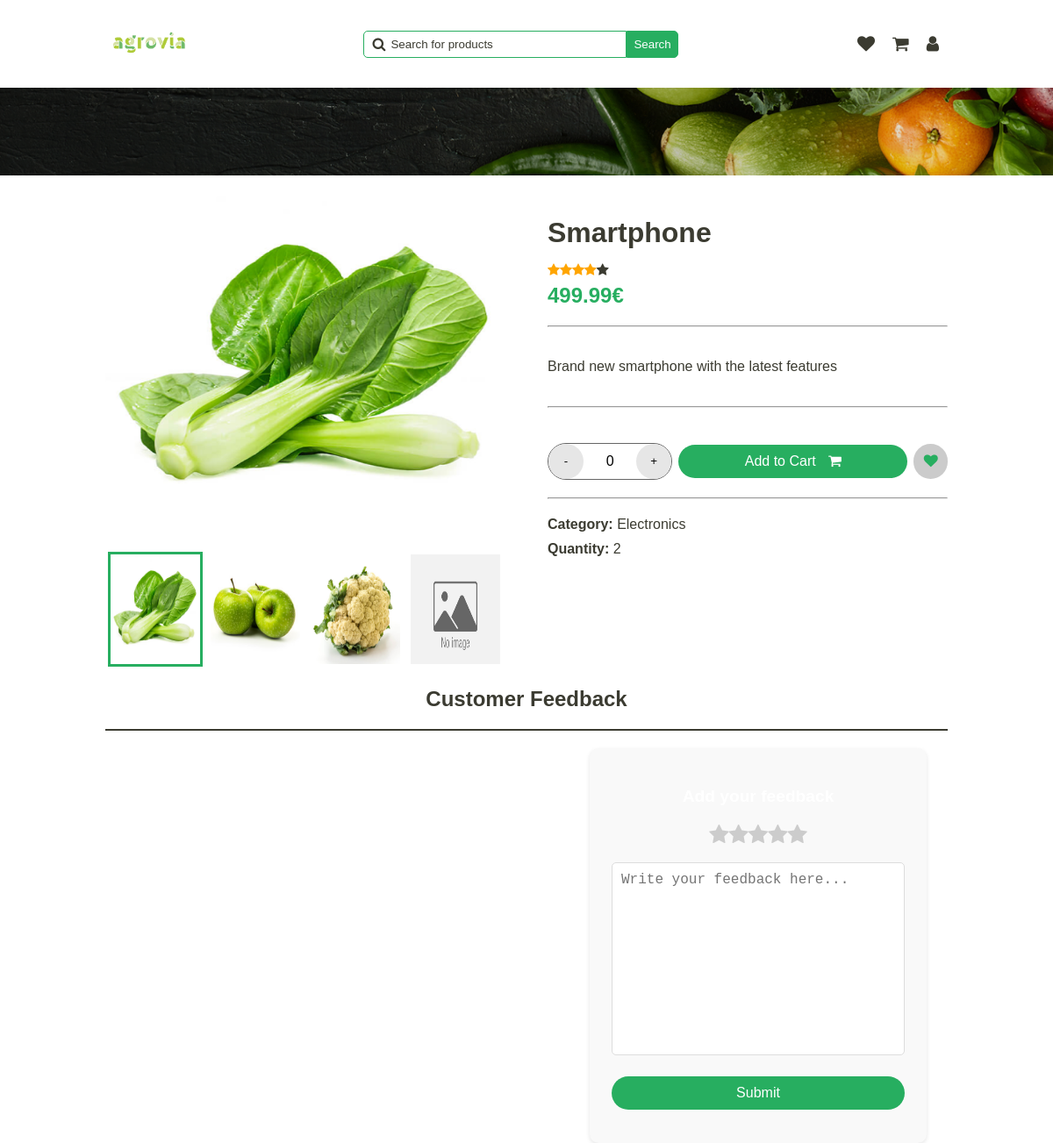
/pages/announce-view.php?id=1 (signed in), run on an earlier commit of the app's database.
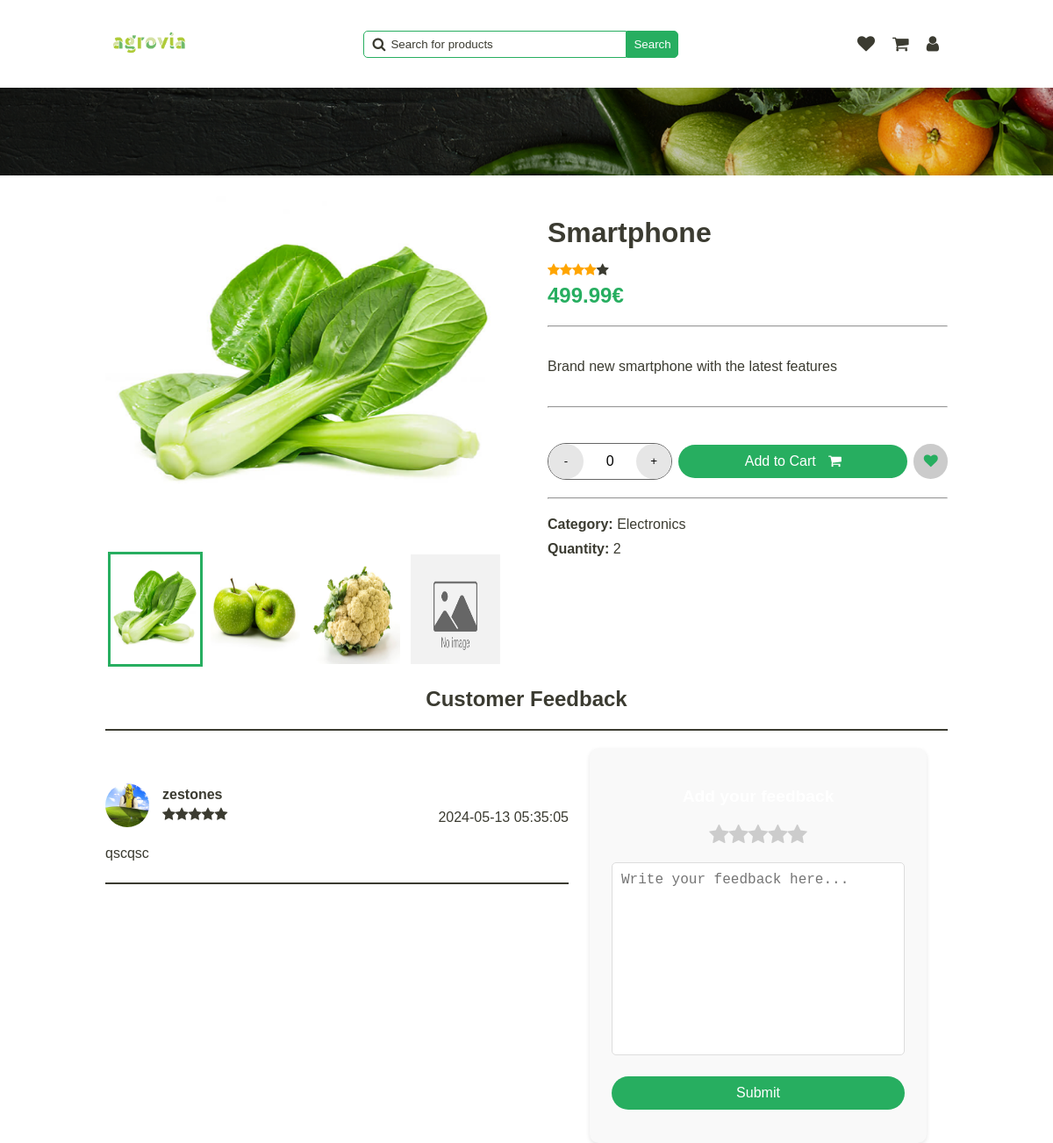
And on a later commit of the database.
### tables this page shows
CREATE TABLE Announce (
  id INTEGER PRIMARY KEY,
  id_category INTEGER,
  image TEXT,
  title TEXT,
  description TEXT,
  price FLOAT,
  quantity INTEGER,
  rating INTEGER,
  out_of_stock BOOLEAN,
  FOREIGN KEY (id_category) REFERENCES Category(id)
);

CREATE TABLE Category (
  id INTEGER PRIMARY KEY,
  name TEXT
);

CREATE TABLE AnnounceComment (
  id INTEGER PRIMARY KEY,
  announce_id INTEGER,
  user_id INTEGER,
  comment TEXT,
  rating INTEGER,
  date TIMESTAMP DEFAULT CURRENT_TIMESTAMP,
  FOREIGN KEY (announce_id) REFERENCES Announce(id) ON DELETE CASCADE,
  FOREIGN KEY (user_id) REFERENCES User(id)
);

CREATE TABLE User (
  id INTEGER PRIMARY KEY,
  firstname TEXT,
  lastname TEXT,
  email TEXT,
  username TEXT,
  icon TEXT,
  phone_number TEXT,
  password TEXT,
  is_admin INTEGER
);

### php/user.php (called while the page is built, shortened)
<?php
require '../php/pdo.php';
function get_user_by_id($id_user)
{
    global $pdo;
    try {
        $query = "SELECT * FROM User WHERE id = :id_user";
        $stmt = $pdo->prepare($query);
        $stmt->bindParam(':id_user', $id_user);
        $stmt->execute();
        $user = $stmt->fetch(PDO::FETCH_ASSOC);
        return $user;
    } catch (PDOException $e) {
        echo $e->getMessage();
    }
}

### pages/announce-view.php (the view, shortened to what this page needs)
<!DOCTYPE html>
<html lang="en">
<head>
    <link rel="stylesheet" href="../../styles/announce.css" onload="load_theme()">
    <link rel="stylesheet" href="../../styles/main-header.css">
    <link rel="stylesheet" href="../styles/confirm-modal.css">
    <link rel="stylesheet" href="../styles/alert.css">
    <link rel="stylesheet" href="https://cdnjs.cloudflare.com/ajax/libs/font-awesome/4.7.0/css/font-awesome.min.css">
</head>
<body>
    <header>
        <a href="../pages/home.php"><img src="../../assets/logo/agrovia-green.png" alt="logo"></a>
        <div class="search-bar">
            <span>
                <i class="fa fa-search"></i>
                <input type="text" name="search" id="search" placeholder="Search for products"
                    onkeydown="if(event.keyCode === 13) search()">
            </span>
            <button onclick="search()">Search</button>
        </div>
        <div class="user">
            <a href="../../pages/user/wishlist.html">
                <i class="fa fa-heart"></i>
            </a>
            <a href="../../pages/user/cart.html">
                <i class="fa fa-shopping-cart"></i>
            </a>
            <a href="../pages/dashboard.php">
                <i class="fa fa-user"></i>
            </a>
        </div>
    </header>
    <div class="separator-background"></div>
    <div class="main-container">
        <?php
        require "../php/announce.php";
        $announce = get_announce_by_id($_GET['id']);
        $category = get_announce_category($_GET['id']);
        $is_in_wishlist = is_announce_in_wish_list($_GET['id']);
        $is_in_cart = is_announce_in_cart($_GET['id']);
        ?>
        <section class="gallery">
            <?php
            display_gallery($_GET['id']);
            ?>
        </section>
        <section class="quick-view" id="my-announce-quick-view">
            <div class="main-infos">
                <h1 class="title"><?php echo $announce['title'] ?></h1>
                <div class="rating"><?php echo generate_star($announce['rating']) ?></div>
                <div class="price"><?php echo $announce['price'] ?>€</div>
            </div>
            <hr>
            <div class="description">
                <p><?php echo $announce['description'] ?></p>
            </div>
            <hr>
            <div class="actions">
                <div class="manage-quantity">
                    <button class="increment" onclick="decrement_quantity()">-</button>
                    <span id="count">0</span>
                    <button class="decrement"
                        onclick="increment_quantity(<?php echo $announce['quantity'] ?>)">+</button>
                </div>
                <button class="cart" id="button-cart-id" style="<?php if ($is_in_cart)
                    echo "background-color: rgba(45, 45, 45, 0.20); border: 2px solid var(--light-stroke); " ?>"
                        onclick="add_cart_item_by_id(<?php echo $_GET['id'] ?>)">
                    Add to Cart
                    <i class="fa fa-shopping-cart"></i>
                </button>
                <button class="wish" onclick="add_wishlist_item(<?php echo $_GET['id'] ?>)">
                    <i class="fa fa-heart" id="<?php echo $_GET['id'] ?>-wish-icon" style="<?php if ($is_in_wishlist)
                           echo "color: var(--secondary);" ?>">
                        </i>
                    </button>
                </div>
                <hr>
                <div class="category">
                    <span>
                        <strong>Category:</strong>
                    <?php echo "<span>" . $category['name'] . "</span>" ?>
                </span>
                <span>
                    <strong>Quantity:</strong>
                    <?php echo "<span class='quantity'>" . $announce['quantity'] . "</span>" ?>
                </span>
            </div>
        </section>
    </div>
    <h2 class="title-feedback">Customer Feedback</h2>
    <hr class="feedback-separator">
    <div class="customer-feedback">
        <section class="feedback-section">
            <?php
            require "../php/feedback.php";
            $feedback = get_feedback_by_announce_id($_GET['id']);
            display_feedback($feedback);
            ?>
        </section>
        <section class="add-feedback">
            <h3>Add your feedback</h3>
            <div class="rating-stars">
                <i class='fa fa-star'></i>
                <i class='fa fa-star'></i>
                <i class='fa fa-star'></i>
                <i class='fa fa-star'></i>
                <i class='fa fa-star'></i>
            </div>
            <textarea name="feedback" id="feedback" cols="30" rows="10"
                placeholder="Write your feedback here..."></textarea>
            <button onclick="submit_feedback()">Submit</button>
        </section>
    </div>
</body>
</html>

### php/announce.php (shortened to what this page needs)
<?php
require '../php/pdo.php';
function generate_star($rating)
{
    $stars = "";
    for ($i = 0; $i < 5; $i++) {
        if ($i < $rating) {
            $stars .= "<i class='fa fa-star checked'></i>";
        } else {
            $stars .= "<i class='fa fa-star'></i>";
        }
    }
    return $stars;
}
function get_announce_by_id($id)
{
    global $pdo;
    $query = "SELECT * FROM Announce WHERE id = :id";
    $stmt = $pdo->prepare($query);
    $stmt->bindParam(':id', $id);
    $stmt->execute();
    $announce = $stmt->fetch(PDO::FETCH_ASSOC);
    return $announce;
}
function get_announce_category($id_announce)
{
    global $pdo;
    $query = 'SELECT * FROM Category WHERE id IN (SELECT id_category FROM Announce WHERE id = :id_announce)';
    $stmt = $pdo->prepare($query);
    $stmt->bindParam(':id_announce', $id_announce);
    $stmt->execute();
    $category = $stmt->fetch(PDO::FETCH_ASSOC);
    return $category;
}
function get_announce_images_by_id($id)
{
    global $pdo;
    $stmt = $pdo->prepare("SELECT image FROM AnnounceImage WHERE announce_id = ?");
    $stmt->bindParam(1, $id);
    $stmt->execute();
    $result = $stmt->fetchAll(PDO::FETCH_ASSOC);
    $images = array_column($result, 'image');
    return $images;
}
function is_announce_in_wish_list($annouce_id)
{
    global $pdo;
    $query = "SELECT * FROM UserSaved
              WHERE user_id = :user_id
              AND announce_id = :announce_id
              AND is_in_favourite = 1
             ";
    $stmt = $pdo->prepare($query);
    $stmt->bindParam(':user_id', $_SESSION['user_id']);
    $stmt->bindParam(':announce_id', $annouce_id);
    $stmt->execute();
    $result = $stmt->fetch(PDO::FETCH_ASSOC);
    return $result !== false;
}
function display_gallery($announce_id)
{
    $images = get_announce_images_by_id($announce_id);
    for ($i = 0; $i < 4; $i++) {
        $image_path = $images[$i];
        echo '<div class="gallery-item">';
        if ($image_path == '') {
            $image_path = "../public/no-image-available.jpg";
        }
        echo '<img class="gallery-img" src="' . $image_path . '" alt="" />';
        echo '<label for="img-' . ($i + 1) . '" class="gallery-thumb"><img src="' . $image_path . '" alt="" /></label>';
        echo '</div>';
    }
}
?>

### php/feedback.php (shortened to what this page needs)
<?php
require "../php/pdo.php";
require "../php/user.php";
function get_feedback_by_announce_id($id_announce)
{
    global $pdo;
    $query = "SELECT * FROM AnnounceComment WHERE announce_id = :id_announce";
    $stmt = $pdo->prepare($query);
    $stmt->bindParam(':id_announce', $id_announce);
    $stmt->execute();
    $feedback = $stmt->fetchAll(PDO::FETCH_ASSOC);
    return $feedback;
}
function display_feedback($feedback)
{
    usort($feedback, function ($a, $b) {
        return strtotime($b['date']) - strtotime($a['date']);
    });
    foreach ($feedback as $comment) {
        $user = get_user_by_id($comment['user_id']);
        echo '<div class="feedback-item" id="feedback-' . $comment['id'] . '">';
        echo '<div class="user-infos">';
        echo '<img src="' . $user['icon'] . '" alt="' . $user['username'] . '">';
        echo '<div class="user-details">';
        echo '<div class="name">' . $user['username'] . '</div>';
        echo '<div class="rating">' . generate_star($comment['rating']) . '</div>';
        echo '</div>';
        echo '</div>';
        echo '<div class="message">';
        echo '<p>' . $comment['comment'] . '</p>';
        echo '</div>';
        echo '<div class="date">';
        echo '<span>' . $comment['date'] . '</span>';
        echo '</div>';
        echo '<hr>';
        echo '</div>';
    }
}

### styles/main-header.css (style rules this page uses)
header { display: flex; justify-content: space-between; align-items: center; }
header a img { width: 100px; }
header .search-bar { display: flex; align-items: center; }
header .search-bar span { display: flex; align-items: center; position: relative; }
header .search-bar span i { position: absolute; left: 10px; color: var(--text); }
header .search-bar span input { padding: 7px; border: 1px solid var(--secondary); border-radius: 5px 0 0 5px; padding-left: 30px; min-width: 300px; }
header .search-bar span input::placeholder { color: var(--text); position: absolute; left: 30px; }
header .search-bar button { padding: 7px; border-radius: 0 5px 5px 0; background-color: var(--secondary); color: var(--white); border: 1px solid var(--secondary); cursor: pointer; }
header .user { display: flex; align-items: center; }
header .user a { text-decoration: none; padding: 10px; }
header .user a i { font-size: 20px; color: var(--text); }
.separator-background { background-image: url("../../assets/backgrounds/separator-background.png"); background-size: cover; background-position: center; background-repeat: no-repeat; width: 100%; height: 100px; position: absolute; left: 0; }

### styles/global.css (style rules this page uses)
.light-theme { --primary: rgba(255, 255, 255, 1); --secondary: rgba(39, 174, 96, 1); --tertiary: rgba(146, 227, 169, 1); --text: rgba(59, 59, 49, 1); --hover-color: rgba(200, 200, 200, 1); --white: rgba(255, 255, 255, 1); --dark: rgba(29, 29, 29, 1); --gray: rgba(102, 102, 102, 1); --error: rgba(255, 0, 0, 1); --light-hover-green: rgba(237, 242, 238, 1); --light-stroke: rgba(230, 230, 230, 1); }
* { box-sizing: border-box; }
body, body.dark-theme, body.light-theme { font-family: "Overpass", sans-serif; -webkit-font-smoothing: antialiased; -moz-osx-font-smoothing: grayscale; background-color: var(--primary); color: var(--text); width: 80%; max-width: 1200px; margin: 0 auto; transition: background-color 0.3s ease, transform 0.5s cubic-bezier(0.68, -0.55, 0.27, 1.55); }
body { --primary: rgba(29, 29, 29, 1); --secondary: rgba(39, 174, 96, 1); --tertiary: rgba(146, 227, 169, 1); --text: rgba(210, 210, 210, 1); --hover-color: rgba(62, 62, 62, 1); --white: rgba(255, 255, 255, 1); --dark: rgba(29, 29, 29, 1); --gray: rgba(102, 102, 102, 1); --error: rgba(255, 0, 0, 1); --light-hover-green: rgba(237, 242, 238, 1); --light-stroke: rgba(230, 230, 230, 1); }

What changed in the data, as far as the page shows it:
added announcecomment: user.icon (placeholder picture), user.username "zestones", rating 0 (drawn), comment "qscqsc", date "2024-05-13 05:35:05"
